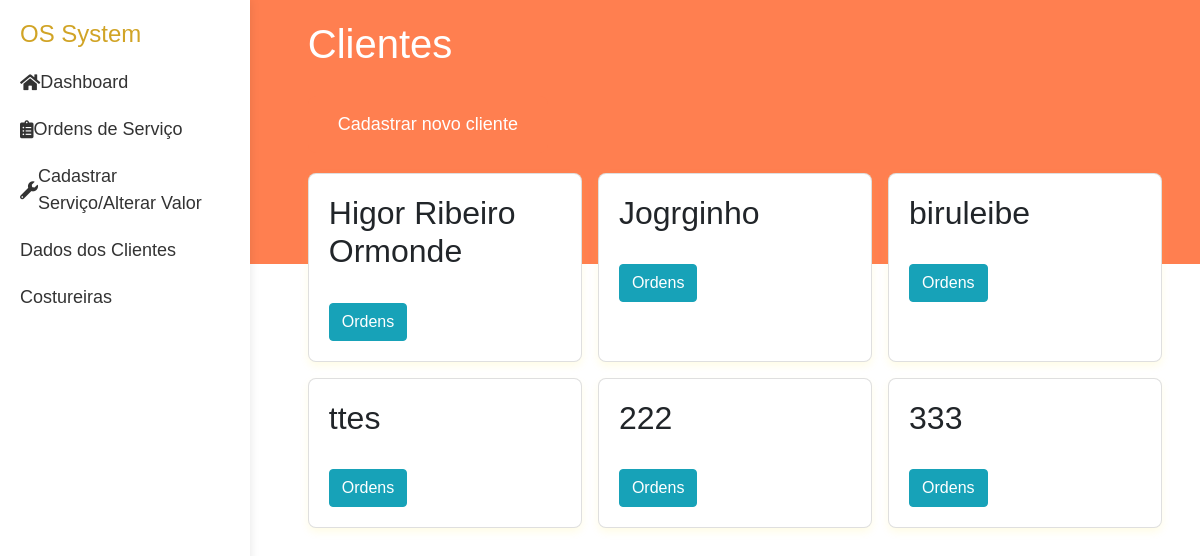
The page /clientes/ on the database as committed earlier.
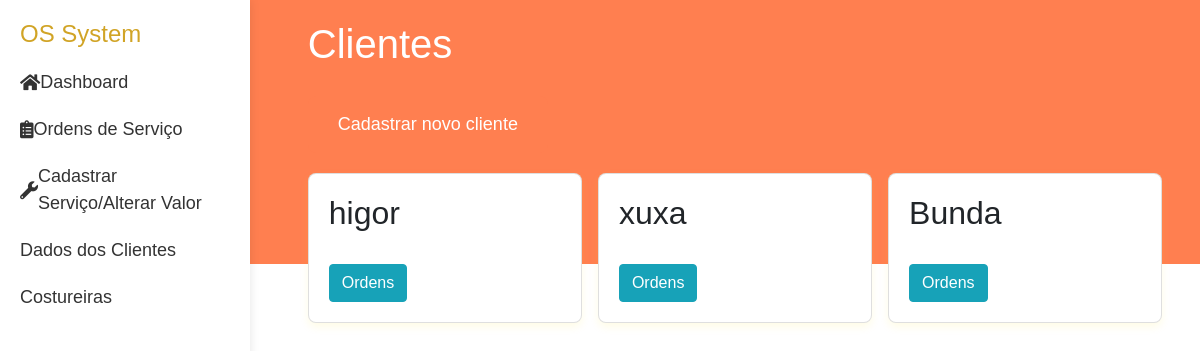
The same page on the database as committed later.
### cliente/models.py (models this page shows, shortened)
class Cliente(models.Model):
    nome = models.CharField(max_length=100)
    cpf = CPFField(masked=True,blank=True, null=True)
    endereco = models.CharField(max_length=100,blank=True, null=True)
    num =  models.IntegerField(blank=True, null=True)
    cidade = models.CharField(max_length=20,blank=True, null=True)
    estado = models.CharField(max_length=30,blank=True, null=True)
    telefone = models.CharField(max_length=15,blank=True, null=True)

### cliente/views.py (the view)
# urls.py: path('', views.clientes, name= 'clientes'),
def clientes(request):
    clients = models.Cliente.objects.all()
    return render(request, 'cliente/clientes.html', {'clientes': clients})

### cliente/templates/cliente/clientes.html
{% extends "layout.html" %}
{% block content %}
<h1>Clientes</h1>
<button class="create-button" onclick="window.location.href='{% url "cliente:cadastro_cliente" %}'">Cadastrar novo cliente</button>
<div class="card-list">
    {% for cliente in clientes %}
        <div class="card">
            <h2>{{ cliente.nome }}</h2><br>
            <div class='btn-card'>
                <a class='btn btn-info' href="{% url "cliente:ordens_cliente" cliente.id %}">Ordens</a>
            </div>
        </div>
    {% endfor %}
</div>
{% endblock %}

Rows that differ between the two databases and show on the page:
removed Cliente: nome "ttes"
removed Cliente: nome "222"
removed Cliente: nome "333"
changed Cliente: nome "Higor Ribeiro Ormonde" → "higor"
changed Cliente: nome "Jogrginho" → "xuxa"
changed Cliente: nome "biruleibe" → "Bunda"
